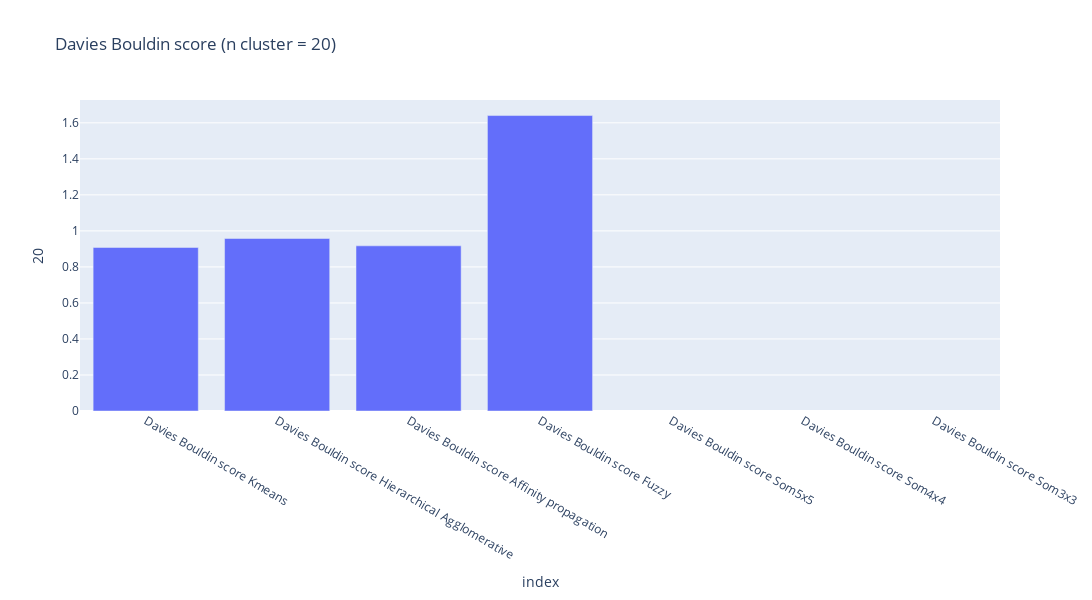

The cell this chart's notebook holds for it:
### Code cell
n_cluster = 20
title = "Davies Bouldin score (n cluster = "+str(n_cluster)+')'
px.bar(df_metrics_transposed.reset_index().iloc[2::3], x="index", y=n_cluster,width=1400,height=600,title=title)

### Figure 1 — Plotly figure (JSON) as saved in the notebook; plotly's stock layout.template omitted (floating-point values rounded to 4 significant figures)
{"data": [{"alignmentgroup": "True", "hovertemplate": "index=%{x}<br>20=%{y}<extra></extra>", "legendgroup": "", "marker": {"color": "#636efa", "pattern": {"shape": ""}}, "name": "", "offsetgroup": "", "orientation": "v", "showlegend": false, "textposition": "auto", "type": "bar", "x": ["Davies Bouldin score Kmeans", "Davies Bouldin score Hierarchical Agglomerative", "Davies Bouldin score Affinity propagation", "Davies Bouldin score Fuzzy", "Davies Bouldin score Som5x5", "Davies Bouldin score Som4x4", "Davies Bouldin score Som3x3"], "xaxis": "x", "y": [0.908, 0.9578, 0.917, 1.64, "n.a.", "n.a.", "n.a."], "yaxis": "y"}], "layout": {"barmode": "relative", "height": 600, "legend": {"tracegroupgap": 0}, "title": {"text": "Davies Bouldin score (n cluster = 20)"}, "width": 1400, "xaxis": {"anchor": "y", "domain": [0, 1], "title": {"text": "index"}}, "yaxis": {"anchor": "x", "domain": [0, 1], "title": {"text": "20"}}}}
